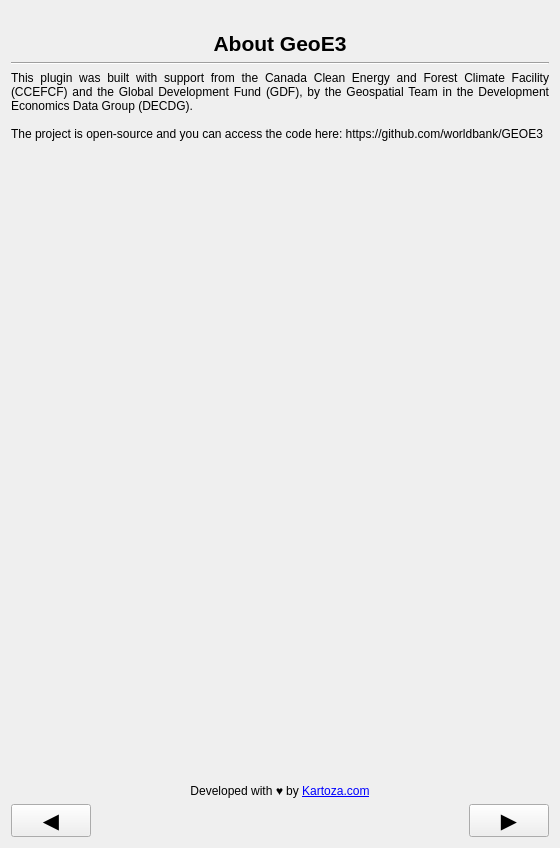
<?xml version="1.0" encoding="UTF-8"?>
<ui version="4.0">
 <class>SetupPanelBase</class>
 <widget class="QWidget" name="SetupPanelBase">
  <property name="geometry">
   <rect>
    <x>0</x>
    <y>0</y>
    <width>560</width>
    <height>848</height>
   </rect>
  </property>
  <property name="sizePolicy">
   <sizepolicy hsizetype="Expanding" vsizetype="Preferred">
    <horstretch>0</horstretch>
    <verstretch>0</verstretch>
   </sizepolicy>
  </property>
  <property name="windowTitle">
   <string>Form</string>
  </property>
  <layout class="QGridLayout" name="gridLayout">
   <item row="0" column="0">
    <widget class="QLabel" name="banner_label">
     <property name="sizePolicy">
      <sizepolicy hsizetype="Expanding" vsizetype="Preferred">
       <horstretch>0</horstretch>
       <verstretch>0</verstretch>
      </sizepolicy>
     </property>
     <property name="text">
      <string/>
     </property>
     <property name="pixmap">
      <pixmap>../resources/geoe3-banner.png</pixmap>
     </property>
     <property name="scaledContents">
      <bool>true</bool>
     </property>
    </widget>
   </item>
   <item row="1" column="0">
    <widget class="QLabel" name="label_2">
     <property name="sizePolicy">
      <sizepolicy hsizetype="Expanding" vsizetype="Preferred">
       <horstretch>0</horstretch>
       <verstretch>0</verstretch>
      </sizepolicy>
     </property>
     <property name="text">
      <string>&lt;html&gt;&lt;head/&gt;&lt;body&gt;&lt;p align=&quot;center&quot;&gt;&lt;span style=&quot; font-size:16pt; font-weight:600;&quot;&gt;About GeoE3&lt;/span&gt;&lt;/p&gt;&lt;/body&gt;&lt;/html&gt;</string>
     </property>
     <property name="textFormat">
      <enum>Qt::RichText</enum>
     </property>
     <property name="alignment">
      <set>Qt::AlignCenter</set>
     </property>
     <property name="wordWrap">
      <bool>true</bool>
     </property>
    </widget>
   </item>
   <item row="6" column="0">
    <layout class="QHBoxLayout" name="horizontalLayout">
     <item>
      <widget class="QPushButton" name="previous_button">
       <property name="sizePolicy">
        <sizepolicy hsizetype="Minimum" vsizetype="Minimum">
         <horstretch>0</horstretch>
         <verstretch>0</verstretch>
        </sizepolicy>
       </property>
       <property name="minimumSize">
        <size>
         <width>0</width>
         <height>0</height>
        </size>
       </property>
       <property name="font">
        <font>
         <pointsize>16</pointsize>
        </font>
       </property>
       <property name="text">
        <string>◀️</string>
       </property>
      </widget>
     </item>
     <item>
      <spacer name="horizontalSpacer">
       <property name="orientation">
        <enum>Qt::Horizontal</enum>
       </property>
       <property name="sizeHint" stdset="0">
        <size>
         <width>40</width>
         <height>20</height>
        </size>
       </property>
      </spacer>
     </item>
     <item>
      <widget class="QPushButton" name="next_button">
       <property name="sizePolicy">
        <sizepolicy hsizetype="Minimum" vsizetype="Fixed">
         <horstretch>0</horstretch>
         <verstretch>0</verstretch>
        </sizepolicy>
       </property>
       <property name="minimumSize">
        <size>
         <width>0</width>
         <height>0</height>
        </size>
       </property>
       <property name="font">
        <font>
         <pointsize>16</pointsize>
        </font>
       </property>
       <property name="text">
        <string>▶️</string>
       </property>
      </widget>
     </item>
    </layout>
   </item>
   <item row="2" column="0">
    <widget class="Line" name="line">
     <property name="sizePolicy">
      <sizepolicy hsizetype="Expanding" vsizetype="Fixed">
       <horstretch>0</horstretch>
       <verstretch>0</verstretch>
      </sizepolicy>
     </property>
     <property name="orientation">
      <enum>Qt::Horizontal</enum>
     </property>
    </widget>
   </item>
   <item row="5" column="0">
    <widget class="QLabel" name="label">
     <property name="text">
      <string>&lt;html&gt;&lt;head/&gt;&lt;body&gt;&lt;p align=&quot;center&quot;&gt;Developed with ♥️ by &lt;a href=&quot;https://kartoza.com&quot;&gt;&lt;span style=&quot; text-decoration: underline; color:#0000ff;&quot;&gt;Kartoza.com&lt;/span&gt;&lt;/a&gt;&lt;/p&gt;&lt;/body&gt;&lt;/html&gt;</string>
     </property>
     <property name="textFormat">
      <enum>Qt::RichText</enum>
     </property>
     <property name="wordWrap">
      <bool>true</bool>
     </property>
     <property name="openExternalLinks">
      <bool>true</bool>
     </property>
    </widget>
   </item>
   <item row="3" column="0">
    <widget class="QScrollArea" name="scrollArea">
     <property name="frameShape">
      <enum>QFrame::NoFrame</enum>
     </property>
     <property name="widgetResizable">
      <bool>true</bool>
     </property>
     <widget class="QWidget" name="scrollAreaWidgetContents">
      <property name="geometry">
       <rect>
        <x>0</x>
        <y>0</y>
        <width>542</width>
        <height>629</height>
       </rect>
      </property>
      <layout class="QGridLayout" name="gridLayout_2">
       <property name="leftMargin">
        <number>0</number>
       </property>
       <property name="topMargin">
        <number>0</number>
       </property>
       <property name="rightMargin">
        <number>0</number>
       </property>
       <property name="bottomMargin">
        <number>0</number>
       </property>
       <item row="0" column="0">
        <widget class="QLabel" name="description">
         <property name="sizePolicy">
          <sizepolicy hsizetype="Expanding" vsizetype="Preferred">
           <horstretch>0</horstretch>
           <verstretch>0</verstretch>
          </sizepolicy>
         </property>
         <property name="styleSheet">
          <string notr="true"/>
         </property>
          <property name="text">
           <string>This plugin was built with support from the Canada Clean Energy and Forest Climate Facility (CCEFCF) and the Global Development Fund (GDF), by the Geospatial Team in the Development Economics Data Group (DECDG).

The project is open-source and you can access the code here: https://github.com/worldbank/GEOE3</string>
          </property>
         <property name="textFormat">
          <enum>Qt::MarkdownText</enum>
         </property>
         <property name="alignment">
          <set>Qt::AlignJustify|Qt::AlignTop</set>
         </property>
         <property name="wordWrap">
          <bool>true</bool>
         </property>
        </widget>
       </item>
      </layout>
     </widget>
    </widget>
   </item>
  </layout>
 </widget>
 <resources/>
 <connections/>
</ui>
